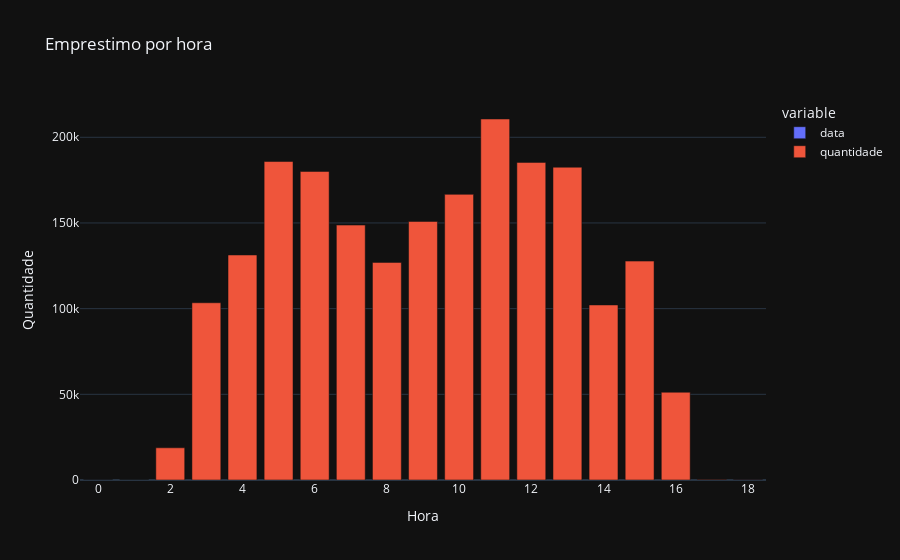

The notebook cell this image was saved under:
### Markdown cell above
Plotly

### Code cell
# gerando o gráfico por hora
g3 = px.bar(emprestimo_hora, title='Emprestimo por hora', template='plotly_dark')
g3.update_layout(
    xaxis_title = 'Hora',
    yaxis_title = 'Quantidade'
)
g3.show(config = {'responsive': True})

### Figure 1 — Plotly figure (JSON) as saved in the notebook; plotly's stock layout.template omitted (floating-point values rounded to 4 significant figures)
{"data": [{"alignmentgroup": "True", "hovertemplate": "variable=data<br>index=%{x}<br>value=%{y}<extra></extra>", "legendgroup": "data", "marker": {"color": "#636efa", "pattern": {"shape": ""}}, "name": "data", "offsetgroup": "data", "orientation": "v", "showlegend": true, "textposition": "auto", "type": "bar", "x": [0, 1, 2, 3, 4, 5, 6, 7, 8, 9, 10, 11, 12, 13, 14, 15, 16, 17, 18], "xaxis": "x", "y": [0, 6, 7, 8, 9, 10, 11, 12, 13, 14, 15, 16, 17, 18, 19, 20, 21, 22, 23], "yaxis": "y"}, {"alignmentgroup": "True", "hovertemplate": "variable=quantidade<br>index=%{x}<br>value=%{y}<extra></extra>", "legendgroup": "quantidade", "marker": {"color": "#EF553B", "pattern": {"shape": ""}}, "name": "quantidade", "offsetgroup": "quantidade", "orientation": "v", "showlegend": true, "textposition": "auto", "type": "bar", "x": [0, 1, 2, 3, 4, 5, 6, 7, 8, 9, 10, 11, 12, 13, 14, 15, 16, 17, 18], "xaxis": "x", "y": [17, 14, 18779, 103420, 131287, 185847, 180056, 148754, 126987, 150876, 166672, 210655, 185340, 182520, 102129, 127716, 51191, 247, 51], "yaxis": "y"}], "layout": {"barmode": "relative", "legend": {"title": {"text": "variable"}, "tracegroupgap": 0}, "title": {"text": "Emprestimo por hora"}, "xaxis": {"anchor": "y", "domain": [0, 1], "title": {"text": "Hora"}}, "yaxis": {"anchor": "x", "domain": [0, 1], "title": {"text": "Quantidade"}}}}
